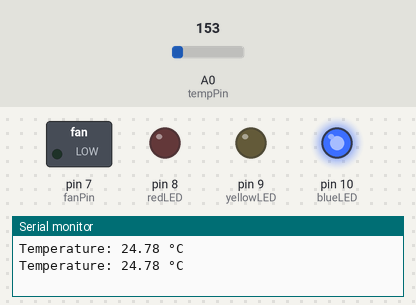
A sketch run on a simulated Arduino Uno, built with avr-gcc and run on an emulated ATmega328P. Shown: switched loads named in the sketch (green lamp = pin HIGH), output pins drawn as LEDs (lit = HIGH), the last lines printed to the serial monitor. The inputs (shaded band) are chosen by the test bench; at power-on: A0 (tempPin) = 153.

Above: at 1.8 s.
1.9 s: A0 (tempPin) set to 167
At 2.5 s:
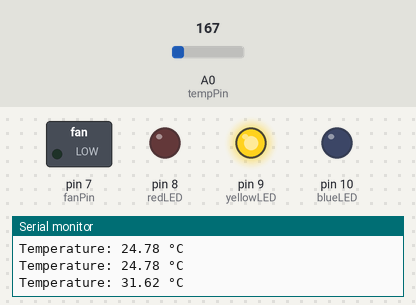
3.5 s: A0 (tempPin) set to 175
At 5.2 s:
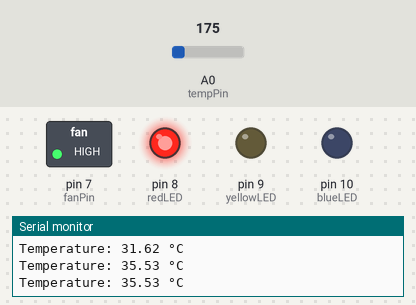
5.5 s: A0 (tempPin) set to 165
At 6.9 s:
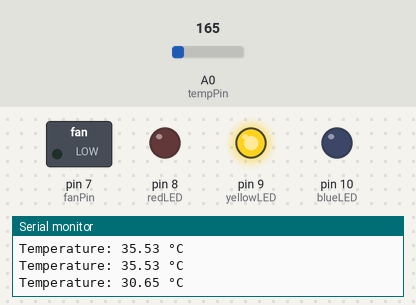
7.5 s: A0 (tempPin) set to 191
At 8.4 s:
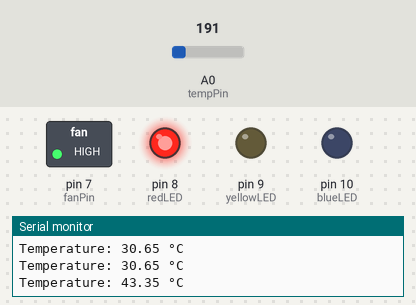
Timing chart, 0 to 10.5 s (numbered marks = the images above; inputs shaded):
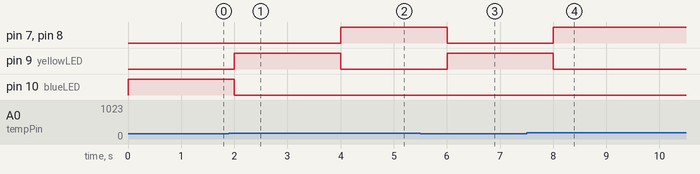

Measured:
- the behaviour switches between 153 and 154 on A0 (tempPin) (found by bisection; images 0 and 1)
- after the input at 1.9 s, pin 9 (yellowLED): LOW → HIGH after 0.10 s; pin 10 (blueLED): HIGH → LOW after 0.10 s
- after the input at 3.5 s, pin 7 (fanPin), pin 8 (redLED): LOW → HIGH after 0.50 s; pin 9 (yellowLED): HIGH → LOW after 0.50 s
- after the input at 5.5 s, pin 7 (fanPin), pin 8 (redLED): HIGH → LOW after 0.51 s; pin 9 (yellowLED): LOW → HIGH after 0.51 s
- after the input at 7.5 s, pin 7 (fanPin), pin 8 (redLED): LOW → HIGH after 0.51 s; pin 9 (yellowLED): HIGH → LOW after 0.51 s

The sketch:

Code2_for_tmp39.ino
```cpp
const int tempPin = A0;

const int redLED = 8;
const int yellowLED = 9;
const int blueLED = 10;
const int fanPin = 7;

void setup() {
  pinMode(redLED, OUTPUT);
  pinMode(yellowLED, OUTPUT);
  pinMode(blueLED, OUTPUT);
  pinMode(fanPin, OUTPUT);
  Serial.begin(9600);
}

void loop() {
  int rawValue = analogRead(tempPin);
  float voltage = rawValue * (5.0 / 1023.0);
  float tempC = (voltage - 0.5) * 100.0;  // TMP36 formula

  Serial.print("Temperature: ");
  Serial.print(tempC);
  Serial.println(" °C");

  digitalWrite(redLED, LOW);
  digitalWrite(yellowLED, LOW);
  digitalWrite(blueLED, LOW);
  digitalWrite(fanPin, LOW);

  if (tempC > 35) {
    digitalWrite(redLED, HIGH);
    digitalWrite(fanPin, HIGH);
  } else if (tempC >= 25 && tempC <= 35) {
    digitalWrite(yellowLED, HIGH);
  } else {
    digitalWrite(blueLED, HIGH);
  }

  delay(1000);
}
```
